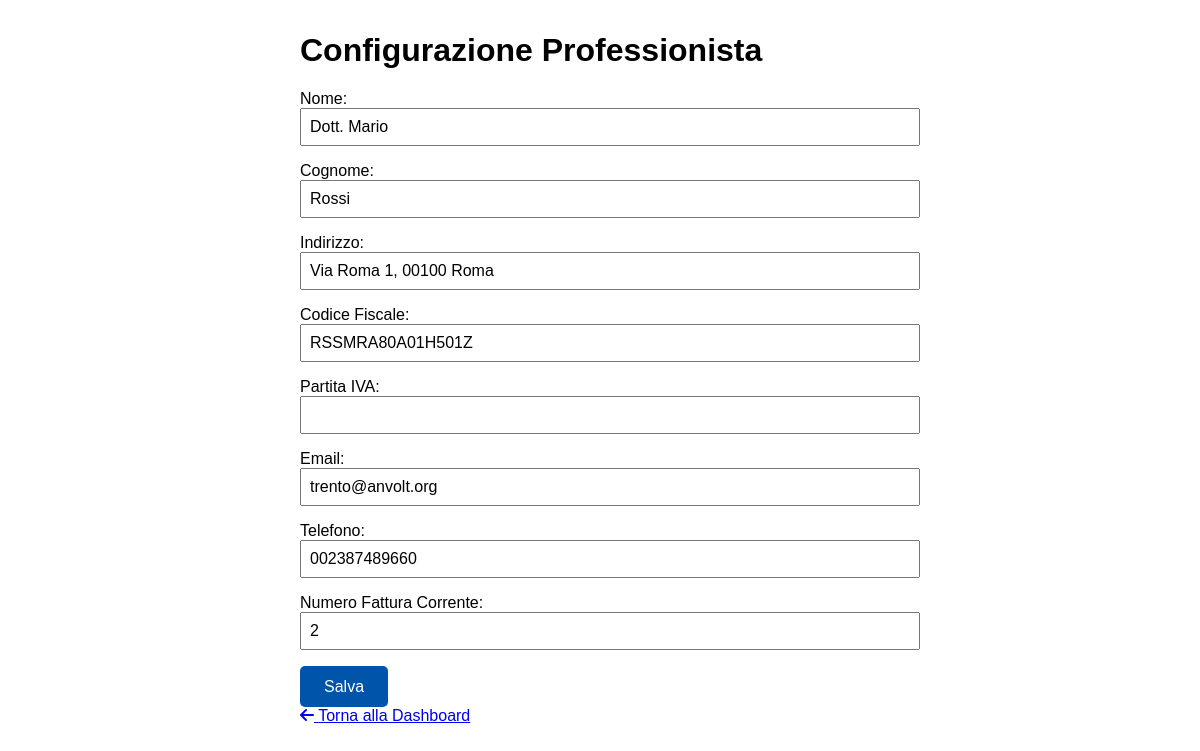
The app's page /config/professionista, older data.
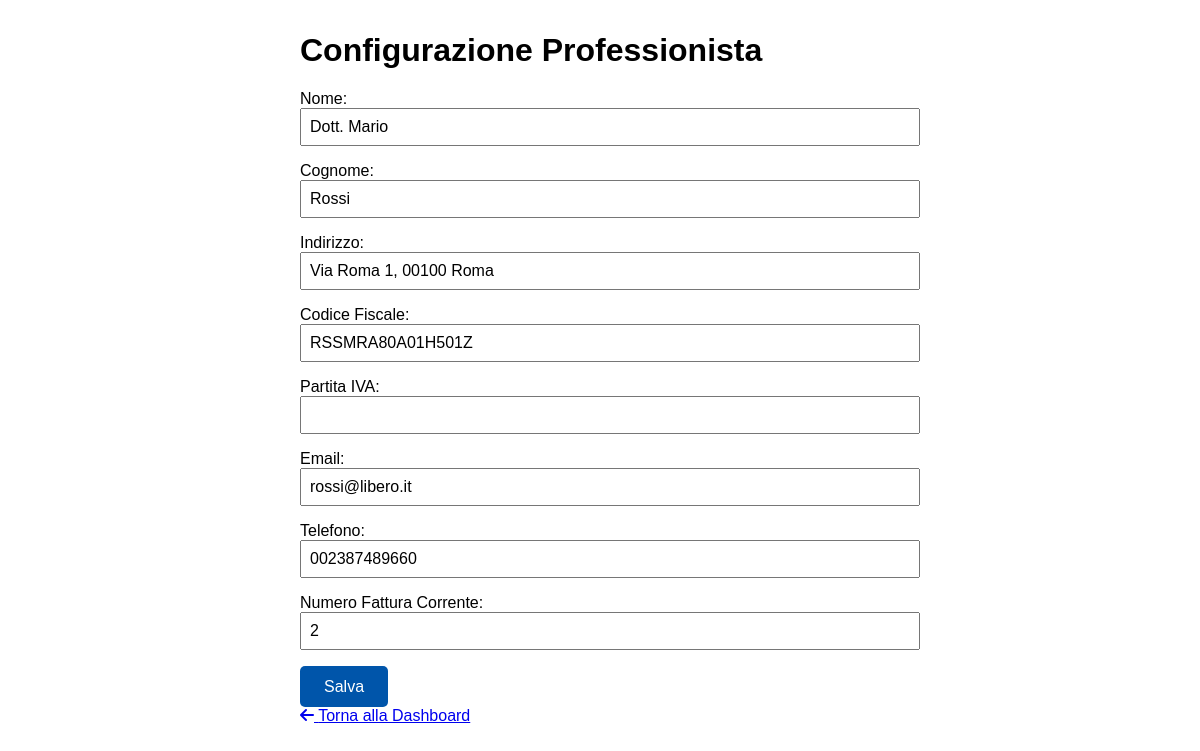
The same page, newer data.
### models.py (models this page shows)
class Professionista(db.Model):
    id = db.Column(db.Integer, primary_key=True)
    nome = db.Column(db.String(100))
    cognome = db.Column(db.String(100))
    indirizzo = db.Column(db.String(200))
    piva = db.Column(db.String(20))
    codice_fiscale = db.Column(db.String(20))
    email = db.Column(db.String(100))
    telefono = db.Column(db.String(20))
    numero_fattura_corrente = db.Column(db.Integer)

### routes.py (the view, shortened to what this page needs)
@app.route("/config/professionista", methods=["GET", "POST"])
def configura_professionista():
    prof = Professionista.query.first() # Prende il primo (e unico) professionista dal DB
    return render_template("configura_professionista.html", prof=prof)

### app.py (called while the page is built)
@app.context_processor
def utility_processor():
    def now():
        return datetime.now()
    return dict(now=now)

### templates/configura_professionista.html (shortened to what this page needs)
<!DOCTYPE html>
<html lang="it">
<head>
<link rel="stylesheet" href="https://cdn.replit.com/agent/bootstrap-agent-dark-theme.min.css">
<link rel="stylesheet" href="https://cdnjs.cloudflare.com/ajax/libs/font-awesome/6.0.0/css/all.min.css">
<link rel="stylesheet" href="https://cdn.datatables.net/1.11.5/css/dataTables.bootstrap5.min.css">
<link rel="stylesheet" href="{{ url_for('static', filename='css/custom.css') }}">
</head>
<body>
  <h1>Configurazione Professionista</h1>
<form method="POST">
  <label>
    Nome:
    <input type="text" name="nome" value="{{ prof.nome or '' }}">
  </label>
  <label>
    Cognome:
    <input type="text" name="cognome" value="{{ prof.cognome or '' }}">
  </label>
  <label>
    Indirizzo:
    <input type="text" name="indirizzo" value="{{ prof.indirizzo or '' }}">
  </label>
  <label>
    Codice Fiscale:
    <input type="text" name="codice_fiscale" value="{{ prof.codice_fiscale or '' }}">
  </label>
  <label>
    Partita IVA:
    <input type="text" name="partita_iva" value="{{ prof.partita_iva or '' }}">
  </label>
  <label>
    Email:
    <input type="text" name="email" value="{{ prof.email or '' }}">
  </label>
  <label>
    Telefono:
    <input type="text" name="telefono" value="{{ prof.telefono or '' }}">
  </label>
  <label>
    Numero Fattura Corrente:
    <input type="number" name="numero_fattura_corrente" value="{{ prof.numero_fattura_corrente or 1 }}">
  </label>
  <button type="submit">Salva</button>
</form>
<a href="{{ url_for('index') }}" class="btn btn-secondary mb-3">
  <i class="fas fa-arrow-left me-2"></i> Torna alla Dashboard
</a>
  </body>
</html>

Row changes from the older to the newer data that the page shows:
changed Professionista "Dott. Mario": email "trento@anvolt.org" → "rossi@libero.it"
